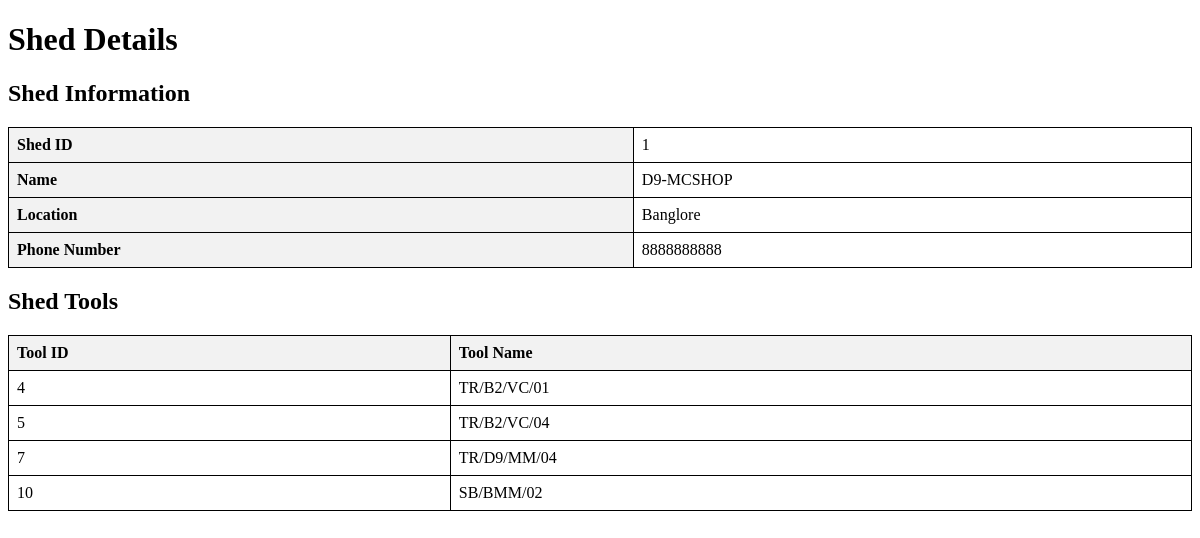
Page /shed/1/ on the earlier database version.
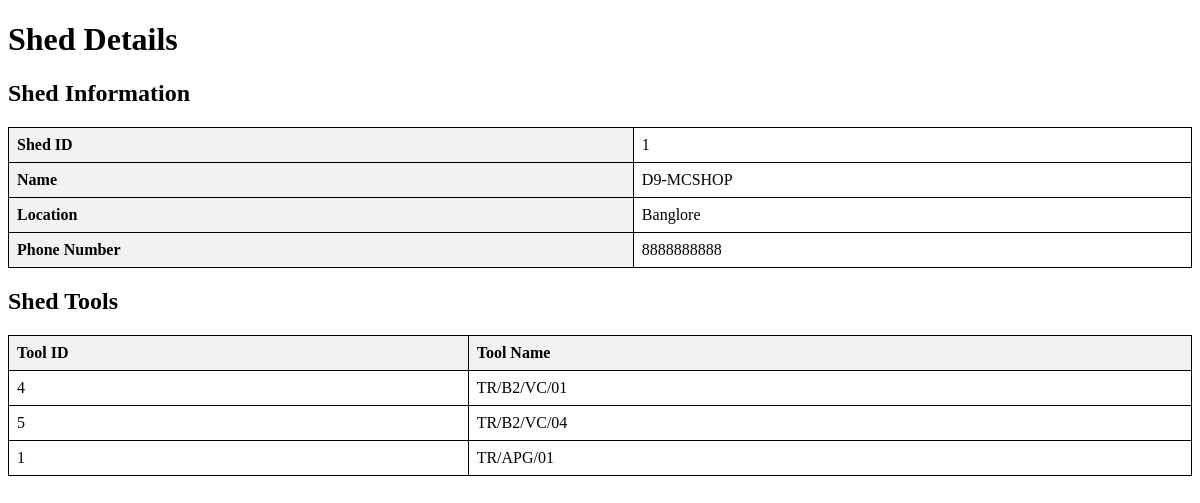
Same page on the later database version.
### app1/models.py (models this page shows, shortened)
class ShedDetails(models.Model):
    shed_id = models.AutoField(primary_key=True)
    name = models.CharField(max_length=24)
    location = models.CharField(max_length=16)
    phone_number = models.CharField(max_length=10)

class ShedTools(models.Model):
    shedtool_id = models.AutoField(primary_key=True)
    shed = models.ForeignKey(ShedDetails, on_delete=models.CASCADE)
    using_tool = models.ForeignKey(InstrumentModel, on_delete=models.CASCADE)

class InstrumentModel(models.Model):
    instrument_no = models.AutoField(primary_key=True)
    instrument_name = models.CharField(max_length=16)
    manufacturer_name = models.CharField(max_length=24, blank=True, null=True)
    year_of_purchase = models.DateField()
    gst = models.SmallIntegerField()
    description = models.CharField(max_length=255, blank=True, null=True)
    instrument_range = models.CharField(max_length=16, blank=True, null=True)
    least_count = models.CharField(max_length=8, blank=True, null=True)
    type_of_tool = models.ForeignKey(InstrumentGroupMaster, on_delete=models.DO_NOTHING)
    calibration_frequency = models.IntegerField()

### app1/views.py (the view)
# urls.py: path('shed/<int:shed_id>/', ShedDetailView1.as_view(), name='shed_detail'),
class ShedDetailView1(View):
    def get(self, request, shed_id):
        shed = get_object_or_404(ShedDetails, pk=shed_id)
        shed_tools = ShedTools.objects.filter(shed=shed)
        return render(request, 'app1/shed_detail.html', {'shed': shed, 'shed_tools': shed_tools})

### app1/templates/app1/shed_detail.html (shortened to what this page needs)
<!DOCTYPE html>
<html lang="en">
<head>
</head>
<body>
    <h1>Shed Details</h1>
    <h2>Shed Information</h2>
    <table>
        <tbody>
            <tr>
                <th>Shed ID</th>
                <td>{{ shed.shed_id }}</td>
            </tr>
            <tr>
                <th>Name</th>
                <td>{{ shed.name }}</td>
            </tr>
            <tr>
                <th>Location</th>
                <td>{{ shed.location }}</td>
            </tr>
            <tr>
                <th>Phone Number</th>
                <td>{{ shed.phone_number }}</td>
            </tr>
        </tbody>
    </table>
    <h2>Shed Tools</h2>
    <table>
        <thead>
            <tr>
                <th>Tool ID</th>
                <th>Tool Name</th>
            </tr>
        </thead>
        <tbody>
            {% for shed_tool in shed_tools %}
            <tr>
                <td>{{ shed_tool.using_tool.instrument_no }}</td>
                <td>{{ shed_tool.using_tool.instrument_name }}</td>
            </tr>
            {% empty %}
            <tr>
                <td colspan="2">No tools available in this shed.</td>
            </tr>
            {% endfor %}
        </tbody>
    </table>
</body>
</html>

### app1/templates/app1/shed_detail.html (style rules this page uses)
table { width: 100%; border-collapse: collapse; margin-bottom: 10px; }
th, td { border: 1px solid black; padding: 8px; text-align: left; }
th { background-color: #f2f2f2; }

Differences in the rows shown:
no longer on this page (row edited): ShedTools: using_tool.instrument_no "7", using_tool.instrument_name "TR/D9/MM/04"
no longer on this page (row edited): ShedTools: using_tool.instrument_no "10", using_tool.instrument_name "SB/BMM/02"
now on this page (row edited): ShedTools: using_tool.instrument_no "1", using_tool.instrument_name "TR/APG/01"
